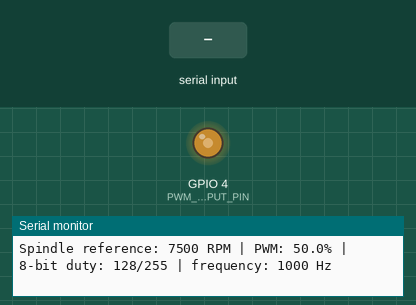
The sketch below on a simulated ESP32-C6. On the bench: output pins drawn as LEDs (lit = HIGH), the last lines printed to the serial monitor. The inputs (shaded band) are chosen by the test bench.

Above: at 1.7 s.
1.8 s: "1\n" received over Serial
At 2.2 s:
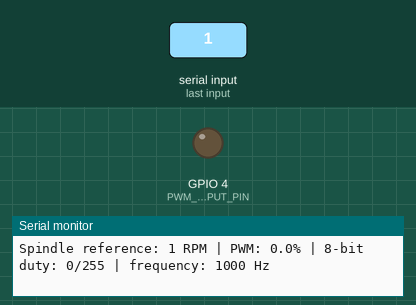
Timing chart, 0 to 4.8 s (numbered marks = the images above; inputs shaded):
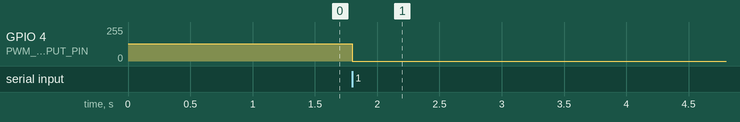

Measured:
- after the input at 1.8 s, GPIO 4 (PWM_OUTPUT_PIN): 128/255 → 0/255 at once

The sketch:

ESP32_C6_PWM_TEST.ino
```cpp
/*
  ESP32-C6 Super Mini: USB Serial controlled PWM generator

  GPIO4 -> 1 kHz, 8-bit PWM output (3.3 V logic)

  Open USB Serial Monitor at 115200 baud with a newline ending, then enter a
  spindle speed from 0 to 15000 RPM. The output is scaled linearly:
  0 RPM = 0% PWM, 15000 RPM = 100% PWM.

  IMPORTANT: ESP32-C6 GPIO is not 5 V tolerant.
*/

#include <Arduino.h>
#include <ctype.h>
#include <stdlib.h>

// On ESP32-C6, Serial reaches the USB connector only when this Arduino board
// option is enabled. Otherwise Serial is routed to the UART0 GPIO pins.
#if !ARDUINO_USB_CDC_ON_BOOT
#error "Set Tools > USB CDC On Boot > Enabled, then compile and upload again."
#endif

static constexpr uint8_t PWM_OUTPUT_PIN = 4;
static constexpr uint32_t PWM_FREQUENCY_HZ = 1000;
static constexpr uint8_t PWM_RESOLUTION_BITS = 8;
static constexpr uint16_t PWM_MAX_VALUE = 255;
static constexpr float MAX_SPINDLE_RPM = 15000.0f;
static constexpr unsigned long USB_BAUDRATE = 115200;
static constexpr uint32_t STATUS_PRINT_INTERVAL_MS = 500;
static constexpr float STARTUP_SPINDLE_RPM = 7500.0f;

float spindleReferenceRpm = 0.0f;
float pwmReferencePercent = 0.0f;
uint8_t pwmDutyValue = 0;
uint32_t lastStatusPrintTimeMs = 0;

void printPWMReference()
{
  Serial.print("Spindle reference: ");
  Serial.print(spindleReferenceRpm, 0);
  Serial.print(" RPM | PWM: ");
  Serial.print(pwmReferencePercent, 1);
  Serial.print("% | 8-bit duty: ");
  Serial.print(pwmDutyValue);
  Serial.print("/255 | frequency: ");
  Serial.print(PWM_FREQUENCY_HZ);
  Serial.println(" Hz");
}

void setSpindleReference(float rpm)
{
  spindleReferenceRpm = constrain(rpm, 0.0f, MAX_SPINDLE_RPM);
  pwmReferencePercent = spindleReferenceRpm / MAX_SPINDLE_RPM * 100.0f;
  pwmDutyValue = static_cast<uint8_t>(
    lroundf(pwmReferencePercent * PWM_MAX_VALUE / 100.0f)
  );

  ledcWrite(PWM_OUTPUT_PIN, pwmDutyValue);
  printPWMReference();
}

void processSerialCommand(String command)
{
  command.trim();

  if (command.length() == 0) {
    return;
  }

  if (command.equalsIgnoreCase("status")) {
    printPWMReference();
    return;
  }

  char *endPointer = nullptr;
  const float requestedRpm = strtof(command.c_str(), &endPointer);

  while (endPointer != nullptr && isspace(static_cast<unsigned char>(*endPointer))) {
    ++endPointer;
  }

  const bool validNumber =
    endPointer != command.c_str() &&
    endPointer != nullptr &&
    *endPointer == '\0' &&
    isfinite(requestedRpm) &&
    requestedRpm >= 0.0f &&
    requestedRpm <= MAX_SPINDLE_RPM;

  if (!validNumber) {
    Serial.println("Invalid input. Enter spindle RPM from 0 to 15000.");
    return;
  }

  setSpindleReference(requestedRpm);
}

void setup()
{
  Serial.begin(USB_BAUDRATE);
  Serial.setTimeout(50);

  if (!ledcAttach(
        PWM_OUTPUT_PIN,
        PWM_FREQUENCY_HZ,
        PWM_RESOLUTION_BITS)) {
    Serial.println("ERROR: Could not attach LEDC PWM to GPIO4");
    while (true) {
      delay(1000);
    }
  }

  // Start with a visible 1 kHz square wave so PWM can be verified even before
  // the USB Serial port is opened.
  setSpindleReference(STARTUP_SPINDLE_RPM);
  delay(500);

  Serial.println("ESP32-C6 PWM generator ready");
  Serial.println("Enter spindle RPM (0-15000), then press Enter.");
  Serial.println("Type 'status' to read the current RPM and PWM setting.");
  printPWMReference();
}

void loop()
{
  if (Serial.available()) {
    processSerialCommand(Serial.readStringUntil('\n'));
  }

  const uint32_t nowMs = millis();

  if (nowMs - lastStatusPrintTimeMs >= STATUS_PRINT_INTERVAL_MS) {
    lastStatusPrintTimeMs = nowMs;
    printPWMReference();
  }
}
```
